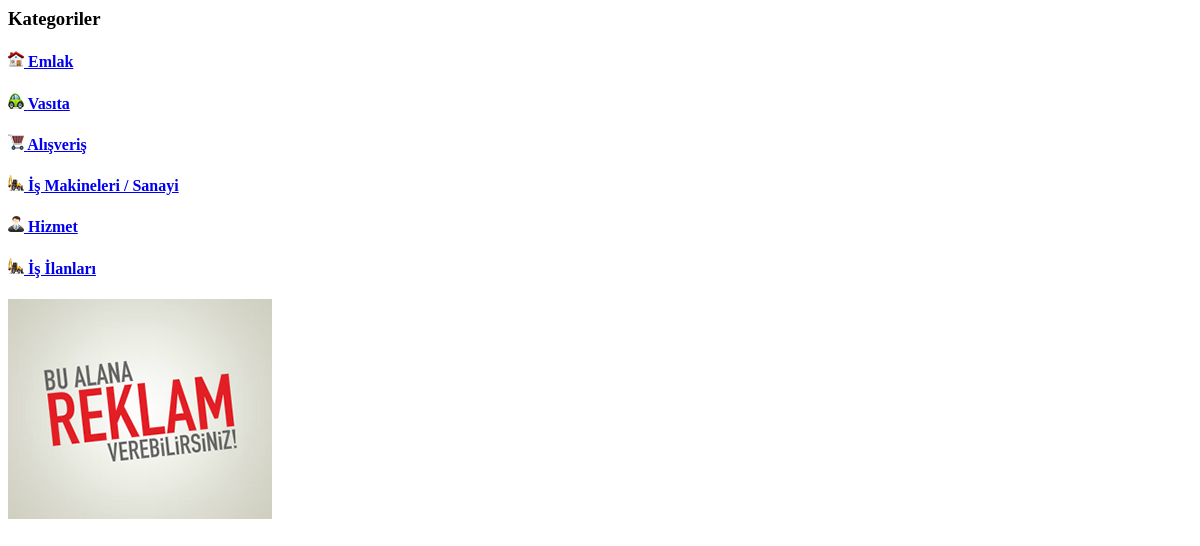
The page /php/sol.php on the database its author committed.
### tables this page shows
CREATE TABLE IF NOT EXISTS `kategori` (
  `kategori_id` int(15) NOT NULL AUTO_INCREMENT,
  `kategori_ad` varchar(250) NOT NULL,
  `kategori_sira` int(50) DEFAULT NULL,
  `kategori_icon` varchar(250) DEFAULT 's.png',
  PRIMARY KEY (`kategori_id`)
);

### php/sol.php (the view, shortened to what this page needs)
<div class="container main">
    <div class="row">
    <div class="col-sm-12 col-md-4 col-lg-3" >
      <div class="panel panel-default">
        <div class="panel-heading">
          <h3 class="title"><i class="fa fa-list"></i> Kategoriler</h3>
        </div>
        <div class="panel-body">
   <?php
     $kategorisor="SELECT * FROM kategori order by kategori_sira ASC";
     $sql=mysqli_query($con,$kategorisor);
     while($kategoricek=mysqli_fetch_assoc($sql)){ ?>
<div class="panel-group" id="accordion" style="margin-bottom:0px !important">
  <div class="panel panel-default">
    <div class="panel-heading">
      <h4 class="panel-title">
       <a href="altkat.php?altkat_ustid=<?php echo $kategoricek['kategori_id'];?>"><img src="ikonlar/<?php echo $kategoricek['kategori_icon']; ?>" width="16" height="16" class="absmiddle" /> <?php echo $kategoricek['kategori_ad']; ?></a>
      </h4>
    </div>
  </div>
</div>
    <?php } ?>
        </div>
      </div>
      <div class="hidden-sm hidden-xs"><a href=" " target="_blank"><img src="uploads/magaza_11.jpg"></a></div>
      <br class="hidden-sm hidden-xs">
      <br  class="hidden-sm hidden-xs">
    </div>

### rows shown on the page
kategori: kategori_icon (picture), kategori_ad "Emlak"
kategori: kategori_icon (picture), kategori_ad "Vasıta"
kategori: kategori_icon (picture), kategori_ad "Alışveriş"
kategori: kategori_icon (picture), kategori_ad "İş Makineleri / Sanayi"
kategori: kategori_icon (picture), kategori_ad "Hizmet"
kategori: kategori_icon (picture), kategori_ad "İş İlanları"
